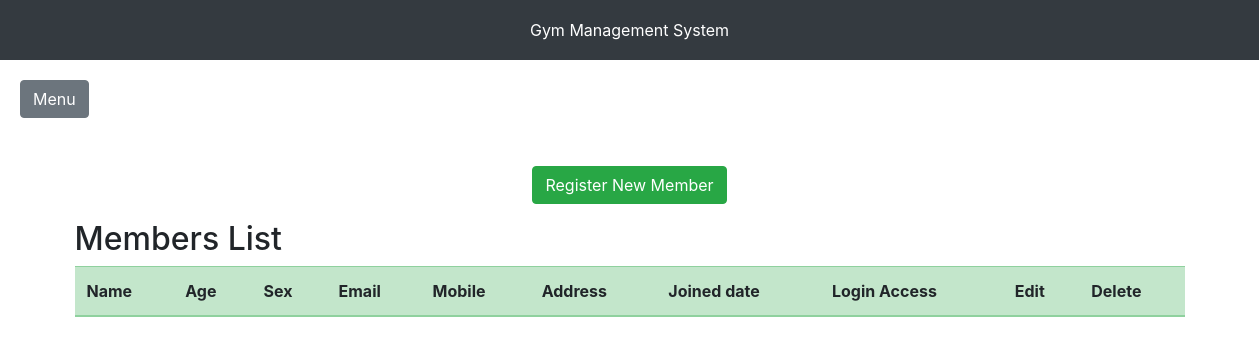
/members_list/, run on an earlier commit of the app's database.
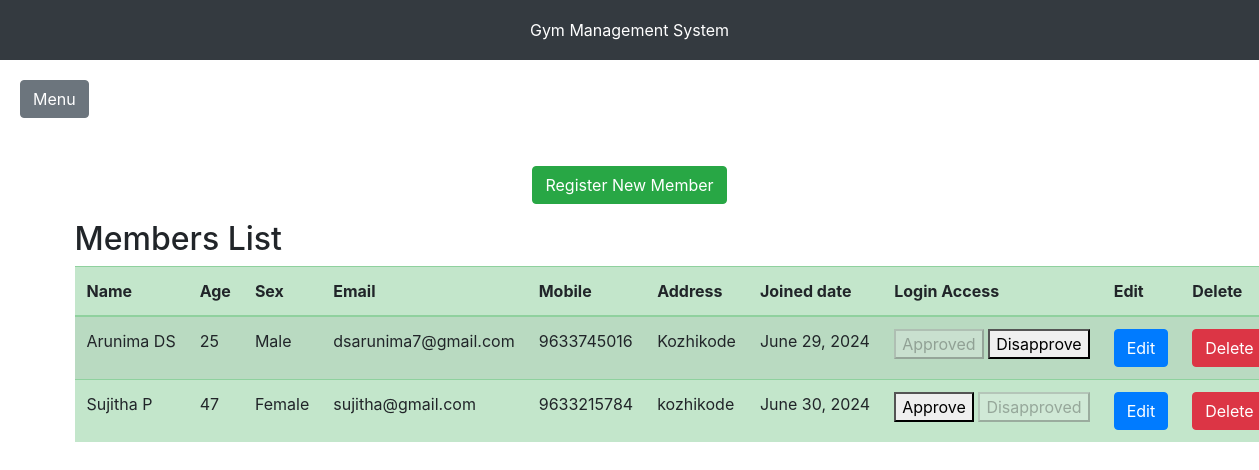
And on a later commit of the database.
### registration/models.py (models this page shows)
class  MemberRegisters(models.Model):
    SEX_CHOICES = [
        ('Male', 'Male'),
        ('Female', 'Female'),
        ('Other', 'Other'),
    ]
    user = models.OneToOneField(User, on_delete=models.CASCADE)
    first_name = models.CharField(max_length=100)
    last_name = models.CharField(max_length=100)
    sex = models.CharField(max_length=10, choices=SEX_CHOICES)
    age = models.PositiveIntegerField()
    email = models.EmailField(unique=True)
    mobile_number = models.CharField(max_length=15)
    address = models.TextField()
    join_date = models.DateField(null=True, blank=True)
    class Meta:
        db_table='member_registers'

### registration/views.py (the view)
# urls.py: path('members_list/', members_list, name='members_list'),
def members_list(request):
    members=MemberRegisters.objects.all()
    return render(request,'registration/member_list.html',{'members':members})

### frontend/templates/registration/member_list.html (shortened to what this page needs)
{% extends "base.html" %}
{% block content %}
<div class="container mt-5">
  <div class="row justify-content-center">
    <div class="col-12 text-center mb-3">
      <button
        type="button"
        class="btn btn-success"
        onclick="window.location.href = '/register/'"
      >
        Register New Member
      </button>
    </div>
  </div>
    <div class="row justify-content-center">
        <div class="col-md-12">
            <h2>Members List</h2>
            <table class="table table-success table-striped">
                <thead>
                  <tr>
                    <th scope="col">Name</th>
                    <th scope="col">Age</th>
                    <th scope="col">Sex</th>
                    <th scope="col">Email</th>
                    <th scope="col">Mobile</th>
                    <th scope="col">Address</th>
                    <th scope="col">Joined date</th>
                    <th scope="col">Login Access</th>
                    <th scope="col">Edit</th>
                    <th scope="col">Delete</th>
                  </tr>
                </thead>
                <tbody>
                    {% for member in members %}
                    <tr>
                        <td class="text-nowrap">{{member.first_name}} {{member.last_name}}</td>
                        <td>{{member.age}}</td>
                        <td>{{member.sex}}</td>
                        <td>{{member.email}}</td>
                        <td>{{member.mobile_number}}</td>
                        <td>{{member.address}}</td>
                        <td class="text-nowrap">{{member.join_date}}</td>
                        <td class="text-nowrap">
                          <a href="/approve_member/{{member.id}}">
                            <button {% if member.user.is_active %}disabled{% endif %}>
                              {% if member.user.is_active %} Approved {% else %} Approve {% endif %}
                            </button>
                          </a>
                          <a href="/disapprove_member/{{member.id}}">
                            <button {% if not member.user.is_active %}disabled{% endif %}>
                              {% if member.user.is_active %} Disapprove {% else %} Disapproved {% endif %}
                            </button>
                          </a>
                        </td>
                        <td><button onclick="ConfirmEdit('/edit_member/{{member.id}}')"class="btn btn-primary">Edit</button></td>
                        <td><button onclick="ConfirmDelete('/delete_member/{{member.id}}')" class="btn btn-danger">Delete</button></td>
                </tr>
                    {% endfor %}
                </tbody>
              </table>
        </div>
    </div>
</div>
{% endblock %}

### frontend/templates/base.html (shortened to what this page needs)
<!DOCTYPE html>
<html>
  <head>
    <link href="https://stackpath.bootstrapcdn.com/bootstrap/4.5.2/css/bootstrap.min.css" rel="stylesheet">
  </head>
  <body>
    <div class="header">
      Gym Management System
    </div>
    <div class="content" id="content">
      <button
        class="btn btn-secondary"
        id="sidebarCollapse"
        style="margin-top: 60px"
      >
        Menu
      </button>
      {% block content %} {% endblock %}
    </div>
  </body>
</html>

### frontend/templates/base.html (style rules this page uses)
.header { height: 60px; background-color: #343a40; color: #ffffff; text-align: center; line-height: 60px; position: fixed; width: 100%; top: 0; z-index: 1000; }
.content { padding: 20px; }
.content { margin-left: 0; padding: 20px; transition: margin-left 0.3s ease; }

What changed in the data, as far as the page shows it:
added MemberRegisters: first_name "Arunima", last_name "DS", age "25", sex "Male", email "dsarunima7@gmail.com", mobile_number "9633745016", address "Kozhikode", join_date "June 29, 2024", shows "Approved", shows "Disapprove"
added MemberRegisters: first_name "Sujitha", last_name "P", age "47", sex "Female", email "sujitha@gmail.com", mobile_number "9633215784", address "kozhikode", join_date "June 30, 2024", shows "Approve", shows "Disapproved"
